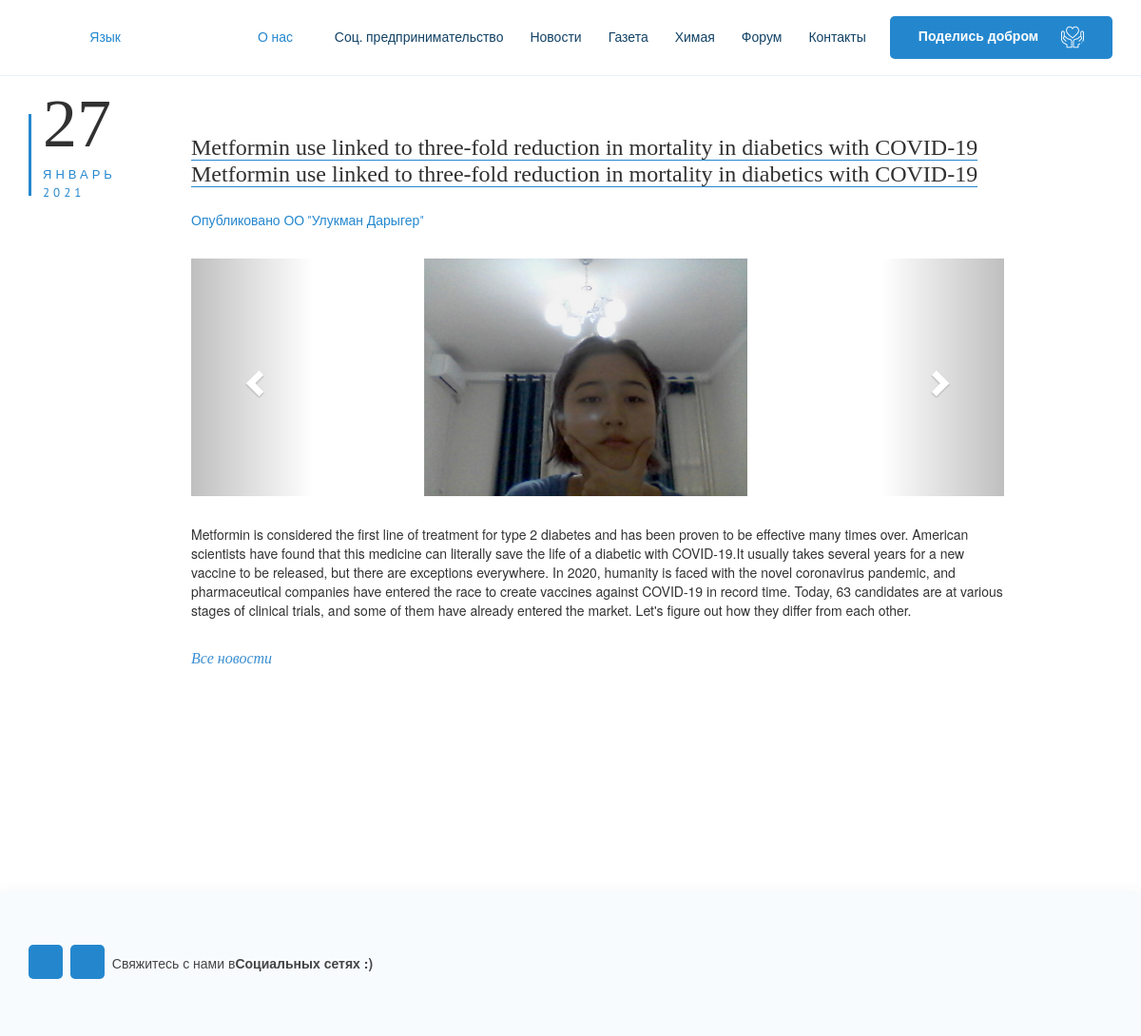
Screenshot of /ru/news/news/5/ with the database file from the repository.
### news/models.py (models this page shows, shortened)
class News(models.Model):
    title = models.CharField(max_length=200,verbose_name='Заголовок')
    body = models.TextField(max_length=1500,verbose_name='Тело новости')
    date_created = models.DateTimeField(auto_now_add=True,null=True,blank=True)
    class Meta:
        verbose_name = 'Новость'
        verbose_name_plural = 'Новости'

class NewsImage(models.Model):
    news = models.ForeignKey(News, default=None, on_delete=models.CASCADE,related_name='images')
    images = models.FileField(upload_to = 'images/')
    class Meta:
        verbose_name = 'Изображение'
        verbose_name_plural = 'Изображения'

### news/views/news_more.py (the view)
# urls.py: path('news/<int:news_id>/', news_more, name='news_more'),
def news_more(request,news_id):
    news = News.objects.get(id = news_id)
    image = news.images.all()
    image = NewsImage.objects.filter(news=news)
    return render(request, "new_more.html",{
        'news':news,
        'image': image
        })

### news/templates/new_more.html (shortened to what this page needs)
{% extends 'index.html' %}
{% load static %}
{% block content %}
<head>
  <link href="{% static 'vendor_news/bootstrap/css/bootstrap.min.css' %}" rel="stylesheet">
  <link href="{% static 'assets/css/simple-sidebar.css' %}" rel="stylesheet">
  <link rel="stylesheet" href="https://maxcdn.bootstrapcdn.com/bootstrap/3.4.0/css/bootstrap.min.css">
</head>
<body style="padding-top: 70px;">
    <div id="page-content-wrapper" style="margin-top: 50px;">
      <div class="container home4 ftrmrg">
        <div class="blog-sec-typ1 clearfix staggered-animation display animated fadeInUp" data-os-animation="fadeInUp" data-os-animation-delay=".5s" style="animation-delay: 0.5s;">
          <div class="blog-cont-sec">
            <div class="dmy">
              <div class="date">{{news.date_created|date:' j'}}</div>
              <span class="month">{{news.date_created|date:'F'}}</span>
              <span class="year">{{news.date_created|date:'Y'}}</span>
            </div>
            <div class="cont-area">
              <h3><a>{{news.title}}</a></h3>
              <div class="postedby">
                <a style="font-size: 14px;">Опубликовано ОО "Улукман Дарыгер"</a>
              </div>
              <div id="imageCarousel" class="carousel slide" data-ride="carousel">
                <div class="carousel-inner">
                  {% for p in image %}
                    {% if forloop.first %}
                          <div class="item active">
                    {% else %}
                      <div class="item">
                    {% endif %}
                      <div class="row">
                        <div>
                          <img style="width:340px;height:250px;margin-left: 260px;" src="{{p.images.url}}" class="img-responsive" alt="image">
                        </div>
                      </div>
                  </div>
                  {% endfor %}
                </div>
                <a class="left carousel-control" href="#imageCarousel" role="button" data-slide="prev">
                  <span class="glyphicon glyphicon-chevron-left" aria-hidden="true"></span>
                </a>
                <a class="right carousel-control" href="#imageCarousel" role="button" data-slide="next">
                  <span class="glyphicon glyphicon-chevron-right" aria-hidden="true"></span>
                </a>
              </div>
              <p>{{news.body}}</p>
              <a class="readmore-txt" href="/news/news/">Все новости</a>
            </div>
          </div>
        </div>
      </div>
    </div>
</body>
{% endblock %}

### news/static/assets/css/style.css (style rules this page uses)
h3 { color: #9E9E9E; font-size: calc(20px + 6 * ((100vw - 320px) / 680)) }
a { color: #2487ce; }
h1, h2, h3, h4, h5, h6 { font-family: "Raleway", sans-serif; }

### rows the page displays
News: date_created "27", date_created "ЯНВАРЬ", date_created "2021", title "Metformin use linked to three-fold reduction in mortality in diabetics with COVID-19 Metformin use linked to three-fold reduction in mortality in diabetics with COVID-19", body "Metformin is considered the first line of treatment for type 2 diabetes and has been proven to be effective many times over. American scientists have found that this medicine can literally save the life of a diabetic with COVID-19.It usually takes several years for a new vaccine to be released, but there are exceptions everywhere. In 2020, humanity is faced with the novel coronavirus pandemic, and pharmaceutical companies have entered the race to create vaccines against COVID-19 in record time. Today, 63 candidates are at various stages of clinical trials, and some of them have already entered the market. Let's figure out how they differ from each other."
NewsImage: images (picture)
